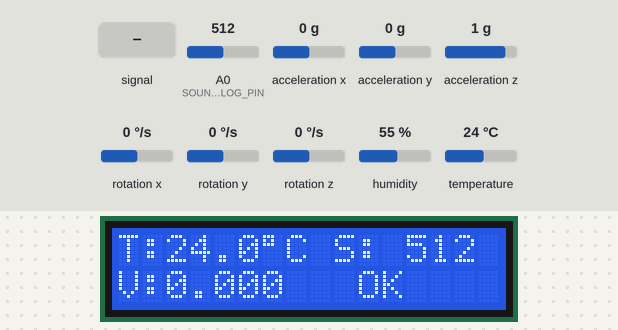
A sketch run on a simulated Arduino Uno, built with avr-gcc and run on an emulated ATmega328P. Shown: 16×2 character LCD. The inputs (shaded band) are chosen by the test bench; at power-on: acceleration x 0 g, temperature 24 °C, A0 (SOUND_ANALOG_PIN) = 512, acceleration y 0 g, acceleration z 1 g, rotation x 0 °/s, rotation y 0 °/s, rotation z 0 °/s, humidity 55 %. What the sketch prints to the serial monitor is not drawn.

Above: at 6.2 s.
6.3 s: A0 (SOUND_ANALOG_PIN) fed a 200 Hz sine of ±255 counts around its level
At 12.1 s:
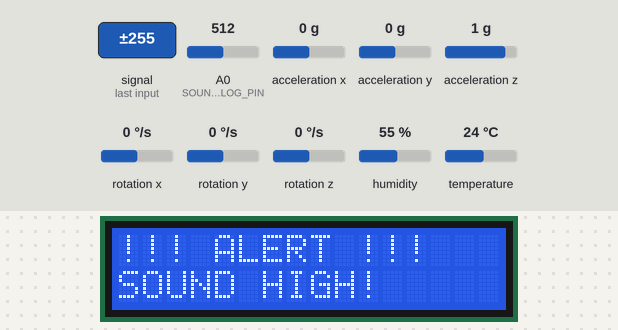
14.5 s: acceleration x set to -1.4 g
At 16.2 s:
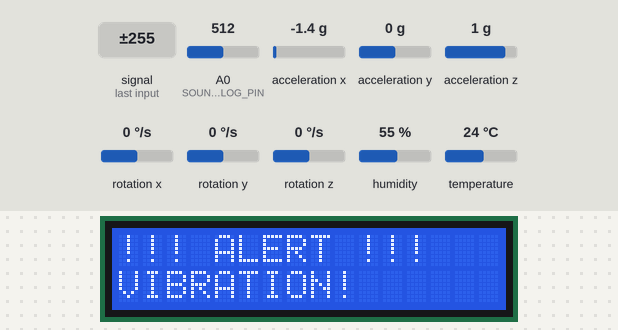
16.5 s: temperature set to 39.6 °C
18.2 s: temperature set to 40.6 °C
At 22.2 s:
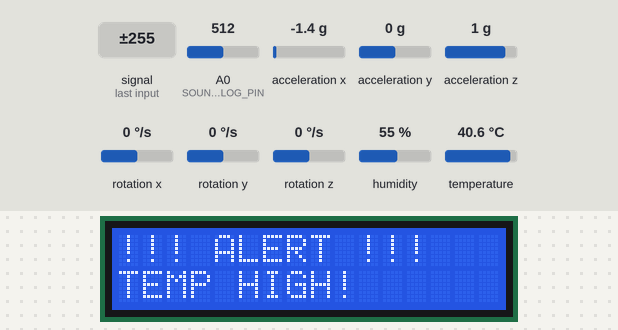
22.5 s: temperature set to 9 °C
At 26.2 s:
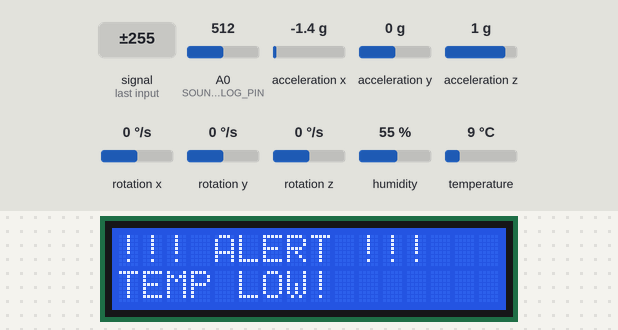
26.5 s: temperature set to 9.5 °C
30.2 s: temperature set to 10.5 °C
At 33.8 s:
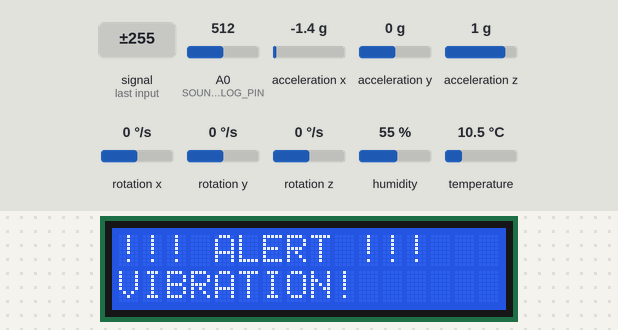
Timing chart, 0 to 35.3 s (numbered marks = the images above; inputs shaded):
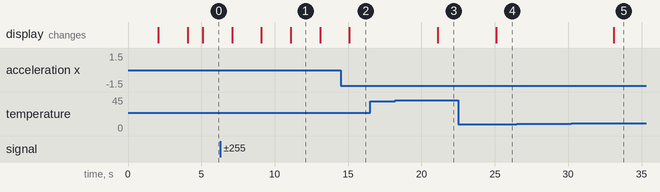

Measured:
- the behaviour switches between 40 and 40.1 °C on temperature (found by bisection; images 2 and 3)
- the behaviour switches between 9.9 and 10 °C on temperature (found by bisection; images 4 and 5)
- after the input at 6.3 s, the display: first changes after 0.79 s (image 1 shows a later state)
- after the input at 14.5 s, the display: changes after 0.59 s (image 2)
- after the input at 16.5 s, every drawn part: stays the same
- after the input at 18.2 s, the display: changes after 2.9 s (image 3)
- after the input at 22.5 s, the display: changes after 2.6 s (image 4)
- after the input at 26.5 s, every drawn part: stays the same
- after the input at 30.2 s, the display: changes after 2.9 s (image 5)

The sketch:

Safety_monitor.ino
```cpp
#include <DHT.h>
#include <Wire.h>
#include <LiquidCrystal.h>
#include <MPU6050_light.h>

// ============================================
// Pin Definitions
// ============================================
#define DHTPIN 9
#define DHTTYPE DHT22
#define SOUND_ANALOG_PIN A0

// LCD Pins
LiquidCrystal lcd(12, 11, 5, 4, 3, 2);

// ============================================
// Objects
// ============================================
DHT dht(DHTPIN, DHTTYPE);
MPU6050 mpu(Wire);

// ============================================
// Variables
// ============================================
float temperature = 0;
float vibration = 0;
int sound = 0;

// Vibration detection
float vibrationMagnitude = 0;
float VIBRATION_THRESHOLD = 0.2;  // Changed from const to regular variable

// Simple anomaly detection
bool anomalyDetected = false;

unsigned long lastRead = 0;
unsigned long lastMPUUpdate = 0;
const long interval = 2000;  // Read DHT and sound every 2 seconds
const long mpuInterval = 50;  // Update MPU every 50ms

// MPU setup flag
bool mpuWorking = false;

// ============================================
// Setup
// ============================================
void setup() {
  Serial.begin(9600);

  // Initialize LCD
  lcd.begin(16, 2);
  lcd.print("Safety Monitor");
  lcd.setCursor(0, 1);
  lcd.print("Initializing...");
  delay(2000);

  // Initialize DHT22
  dht.begin();

  // Initialize sound sensor pin
  pinMode(SOUND_ANALOG_PIN, INPUT);

  // Initialize MPU6050
  lcd.clear();
  lcd.print("MPU6050 init...");
  Wire.begin();

  byte status = mpu.begin();
  Serial.print(F("MPU6050 status: "));
  Serial.println(status);

  if (status == 0) {
    lcd.setCursor(0, 1);
    lcd.print("Calculating...   ");
    delay(1000);
    mpu.calcOffsets();  // Calibrate - DO NOT MOVE sensor during this!
    mpuWorking = true;
    Serial.println(F("MPU6050 Ready!"));
  } else {
    lcd.setCursor(0, 1);
    lcd.print("MPU6050 ERROR!   ");
    mpuWorking = false;
    delay(2000);
  }

  // Ready message
  lcd.clear();
  lcd.print("System Ready!");
  delay(1000);
  lcd.clear();

  Serial.println("temperature,vibration,sound");
}

// ============================================
// Main Loop
// ============================================
void loop() {
  unsigned long current = millis();

  // Update MPU frequently for good vibration detection
  if (mpuWorking && (current - lastMPUUpdate >= mpuInterval)) {
    lastMPUUpdate = current;
    readVibration();
  }

  // Read DHT and sound at slower interval
  if (current - lastRead >= interval) {
    lastRead = current;

    // Read sensors
    readTemperature();
    readSound();

    // Simple anomaly detection
    detectAnomaly();

    // Update LCD
    updateLCD();

    // Send to Serial
    sendToSerial();
  }
}

// ============================================
// Read Temperature from DHT22
// ============================================
void readTemperature() {
  float t = dht.readTemperature();
  if (!isnan(t)) {
    temperature = t;
    // Debug output removed for cleaner serial
  } else {
    Serial.println("DHT22 Failed");
  }
}

// ============================================
// Read Sound Sensor (Analog)
// ============================================
void readSound() {
  // Take multiple readings and average for stability
  int sum = 0;
  for (int i = 0; i < 10; i++) {
    sum += analogRead(SOUND_ANALOG_PIN);
    delayMicroseconds(100);
  }
  sound = sum / 10;
}

// ============================================
// Read Vibration from MPU6050
// ============================================
void readVibration() {
  // Update MPU data
  mpu.update();

  // Get raw acceleration in 'g' units for all three axes
  float ax = mpu.getAccX();
  float ay = mpu.getAccY();
  float az = mpu.getAccZ();

  // Calculate vibration magnitude (removing 1g gravity from Z-axis)
  // This gives near-zero when sensor is still
  float vibration_magnitude_sq = ax*ax + ay*ay + (az-1.0)*(az-1.0);
  vibrationMagnitude = sqrt(vibration_magnitude_sq);

  // Apply a simple moving average filter to smooth the reading
  static float filteredVibration = 0;
  filteredVibration = filteredVibration * 0.8 + vibrationMagnitude * 0.2;
  vibration = filteredVibration;
}

// ============================================
// Detect Anomalies
// ============================================
void detectAnomaly() {
  anomalyDetected = false;

  if (temperature > 40 || temperature < 10) {
    anomalyDetected = true;
  }
  if (sound > 700) {
    anomalyDetected = true;
  }
  if (vibration > VIBRATION_THRESHOLD) {
    anomalyDetected = true;
  }
}

// ============================================
// Update LCD Display
// ============================================
void updateLCD() {
  // Clear screen each time
  lcd.clear();

  if (anomalyDetected) {
    // Show alert
    lcd.setCursor(0, 0);
    lcd.print("!!! ALERT !!!");
    lcd.setCursor(0, 1);

    if (temperature > 40) {
      lcd.print("TEMP HIGH!    ");
    } else if (temperature < 10) {
      lcd.print("TEMP LOW!     ");
    } else if (sound > 700) {
      lcd.print("SOUND HIGH!   ");
    } else if (vibration > VIBRATION_THRESHOLD) {
      lcd.print("VIBRATION!    ");
    }
  } else {
    // Normal display - Temperature
    lcd.setCursor(0, 0);
    lcd.print("T:");
    lcd.print(temperature, 1);
    lcd.print((char)223);
    lcd.print("C");

    // Sound on same line
    lcd.setCursor(9, 0);
    lcd.print("S:");
    if (sound < 1000) lcd.print(" ");
    if (sound < 100) lcd.print(" ");
    if (sound < 10) lcd.print(" ");
    lcd.print(sound);

    // Second row - Vibration
    lcd.setCursor(0, 1);
    lcd.print("V:");

    // Format vibration for display (3 decimal places or fewer)
    if (vibration < 0.01) {
      lcd.print("0.000");
    } else if (vibration < 0.1) {
      lcd.print(vibration, 4);
    } else {
      lcd.print(vibration, 3);
    }

    // Status on second row
    lcd.setCursor(10, 1);
    lcd.print("OK");
  }
}

// ============================================
// Send Data to Serial
// ============================================
void sendToSerial() {
  Serial.print(temperature, 1);
  Serial.print(",");
  Serial.print(vibration, 3);
  Serial.print(",");
  Serial.println(sound);
}
```
